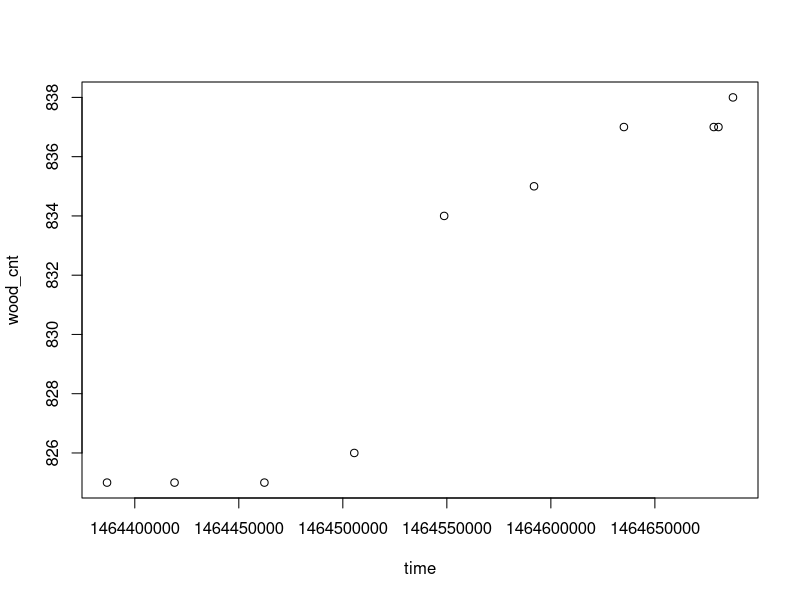

Reproduce this figure in R. (Note: this script raises an error after producing the figure.)
d = read.csv("DungeonsDB.csv", sep = ";", stringsAsFactor = F, encoding = "UTF-8")
godnames = unique(d$godname)
#save(godnames, file = "godnames")

coeff <- sapply(godnames, FUN = function(x) {
  data = d[d$godname==x,]
  as.numeric(lm(wood_cnt ~ time, data = data)$coefficients[2])
  }
)

# переводим коэффициент наклона прямой в количество бревен
res = data.frame(name = godnames, woods = round(as.numeric(coeff*60*60*24),2))
res <- res[order(-res$woods),]
head(res)

res$woods[res$name=="Capsula"]
capsula.d = read.csv("capsula2.csv", sep = ";")
capsula.woods = round(as.numeric(lm(wood_cnt ~ time, data = capsula.d)$coefficients[2])*60*60*24,2)
plot(wood_cnt ~ time, data = d[d$godname=="Capsula",])
# получаем цифробуквенные данные и перезаписываем БД
#####
monsters_killed[grep("ни одного", d$monsters_killed)] <- 0
monsters_killed[grep("дес", d$monsters_killed)] <- 10
monsters_killed[grep("сот", d$monsters_killed)] <- 100
monsters_killed[grep("тыс", d$monsters_killed)] <- 1000
i <- which(!is.na(as.numeric(gsub("[^0-9]", "", d$monsters_killed))))
monsters_killed[i] <- monsters_killed[i]*as.numeric(gsub("[^0-9]", "", d$monsters_killed))[i]
d$monsters_killed <- monsters_killed
write.table(d, "DungeonsDB.csv", sep = ";", col.names = T, row.names = F)
#####